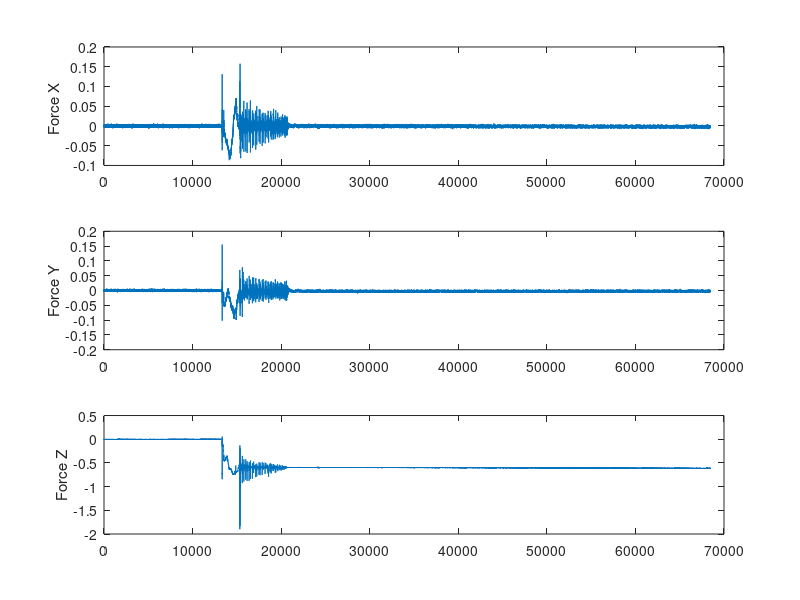
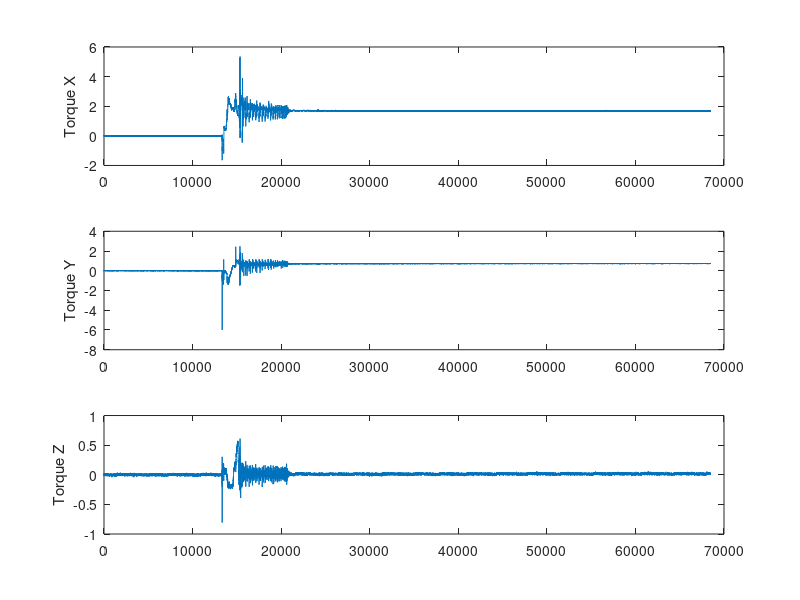

Write MATLAB code to recreate these figures, in order.
data = load("data.txt");

input_1 = data(1:6:end);
input_1 = input_1 - mean(input_1(1:5000));

input_2 = data(2:6:end);
input_2 = input_2 - mean(input_2(1:5000));

input_3 = data(3:6:end);
input_3 = input_3 - mean(input_3(1:5000));

input_4 = data(4:6:end);
input_4 = input_4 - mean(input_4(1:5000));

input_5 = data(5:6:end);
input_5 = input_5 - mean(input_5(1:5000));

input_6 = data(6:6:end);
input_6 = input_6 - mean(input_6(1:5000));


input = [input_1 input_2 input_3 input_4 input_5 input_6];



calibrationMatrix = [ 0.02635,   0.05725, -0.16898, -3.36272,   0.15990,   3.37204;
    0.03966,   3.97255, -0.15251, -1.87075, -0.07907, -2.01298;
    3.75948, -0.06271,   3.78516, -0.05606,   3.78257, -0.19971;
    -0.51569,  24.65602,  19.68848, -11.89616, -21.76668, -11.40450 ;
    -24.92166,   0.09261,  12.63655,  20.64617,  11.45515, -21.56128;
   0.09156,  14.93053,   0.64898,  14.11840,   0.84995,  15.11919];


force = calibrationMatrix * input';
figure(1)
hold on
grid on
subplot(3,1,1)
plot(force(1,:))
ylabel("Force X ")

subplot(3,1,2)
plot(force(2,:))
ylabel("Force Y")

subplot(3,1,3)
plot(force(3,:))
ylabel("Force Z")


figure(2)
subplot(3,1,1)
plot(force(4,:))
ylabel("Torque X")

subplot(3,1,2)
plot(force(5,:))
ylabel("Torque Y")

subplot(3,1,3)
plot(force(6,:))
ylabel("Torque Z")

